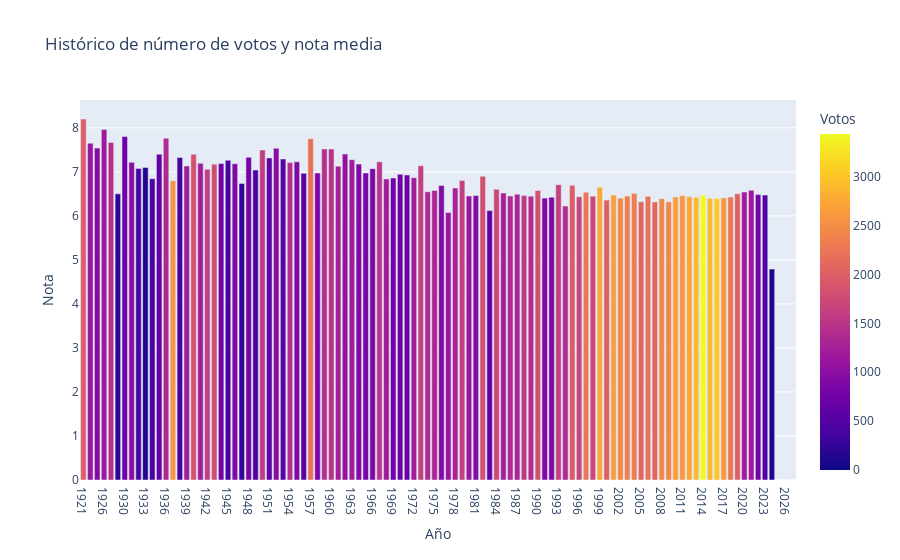

The code cell stored with this chart in its notebook:
### Markdown cell above
**Gráfico 2, estudio que presenta la relación entre numero de votos y nota a lo largo del tiempo**

- En la _fig2_ observamos que, en líneas generales, las películas más antiguas, tienen menor número de votos y una nota media más alta en comparación con las películas actuales. 
- La escala de colores indica el número de votos de cada película.

### Code cell
#Gráfico que estudia la nota media de las películas y los votos a lo largo del tiempo

fig2 = px.bar(data_frame=df_medias, x='Año', y='Nota', hover_data=['Año'], color='Votos', title='Histórico de número de votos y nota media')

fig2.show()

### Figure 1 — Plotly figure (JSON) as saved in the notebook; plotly's stock layout.template omitted (floating-point values rounded to 4 significant figures)
{"data": [{"alignmentgroup": "True", "hovertemplate": "Año=%{x}<br>Nota=%{y}<br>Votos=%{marker.color}<extra></extra>", "legendgroup": "", "marker": {"color": [1991, 1120.0, 923.5, 1168, 1428, 223, 749, 979.1, 405, 135, 445.3, 606.5, 1364.0, 2551.0, 401, 1214.0, 1854, 1202, 1624.0, 1796, 771, 411.4, 894.5, 277.4, 822.6, 450.5, 1581.0, 579.7, 973, 547.9, 1418.0, 895.1, 566.1, 2188.0, 866.8, 1430.0, 1464.0, 1249.0, 1063.0, 1201, 910.7, 841, 884.3, 1501.0, 1196.0, 742.4, 726.3, 692, 1218.0, 1618.0, 1366.0, 1321.0, 928.3, 1136.0, 1294.0, 1623.0, 1125.0, 958.1, 1820.0, 657.4, 1718.0, 1259.0, 1374.0, 1316.0, 1553.0, 1388.0, 1820.0, 913.1, 875.5, 1629.0, 1376.0, 1975.0, 1704.0, 2251.0, 1719.0, 2757.0, 2004.0, 2665.0, 2466.0, 2361.0, 2328.0, 2064.0, 2220.0, 2097.0, 2431.0, 2429.0, 2651.0, 2593.0, 2735.0, 2925.0, 3437.0, 2889.0, 3024.0, 2611.0, 2264.0, 2011.0, 1207.0, 1154.0, 794.4, 464.8, 125.4, 0, 0, 0], "coloraxis": "coloraxis", "pattern": {"shape": ""}}, "name": "", "offsetgroup": "", "orientation": "v", "showlegend": false, "textposition": "auto", "type": "bar", "x": ["1921", "1922", "1925", "1926", "1927", "1929", "1930", "1931", "1932", "1933", "1934", "1935", "1936", "1937", "1938", "1939", "1940", "1941", "1942", "1943", "1944", "1945", "1946", "1947", "1948", "1949", "1950", "1951", "1952", "1953", "1954", "1955", "1956", "1957", "1958", "1959", "1960", "1961", "1962", "1963", "1964", "1965", "1966", "1967", "1968", "1969", "1970", "1971", "1972", "1973", "1974", "1975", "1976", "1977", "1978", "1979", "1980", "1981", "1982", "1983", "1984", "1985", "1986", "1987", "1988", "1989", "1990", "1991", "1992", "1993", "1994", "1995", "1996", "1997", "1998", "1999", "2000", "2001", "2002", "2003", "2004", "2005", "2006", "2007", "2008", "2009", "2010", "2011", "2012", "2013", "2014", "2015", "2016", "2017", "2018", "2019", "2020", "2021", "2022", "2023", "2024", "2025", "2026", "2029"], "xaxis": "x", "y": [8.2, 7.652, 7.539, 7.961, 7.669, 6.5, 7.8, 7.216, 7.076, 7.1, 6.844, 7.4, 7.765, 6.798, 7.327, 7.134, 7.401, 7.193, 7.06, 7.174, 7.191, 7.263, 7.185, 6.737, 7.331, 7.041, 7.495, 7.316, 7.535, 7.292, 7.21, 7.228, 6.966, 7.751, 6.973, 7.521, 7.517, 7.13, 7.403, 7.275, 7.175, 6.973, 7.072, 7.227, 6.837, 6.86, 6.942, 6.929, 6.867, 7.138, 6.548, 6.578, 6.691, 6.075, 6.633, 6.801, 6.45, 6.464, 6.901, 6.12, 6.604, 6.517, 6.452, 6.492, 6.46, 6.447, 6.577, 6.403, 6.425, 6.708, 6.223, 6.693, 6.433, 6.538, 6.447, 6.648, 6.358, 6.475, 6.404, 6.453, 6.509, 6.319, 6.445, 6.317, 6.39, 6.32, 6.429, 6.456, 6.432, 6.423, 6.466, 6.398, 6.392, 6.408, 6.426, 6.504, 6.542, 6.58, 6.483, 6.471, 4.79, 0, 0, 0], "yaxis": "y"}], "layout": {"barmode": "relative", "coloraxis": {"colorbar": {"title": {"text": "Votos"}}, "colorscale": [[0, "#0d0887"], [0.1111, "#46039f"], [0.2222, "#7201a8"], [0.3333, "#9c179e"], [0.4444, "#bd3786"], [0.5556, "#d8576b"], [0.6667, "#ed7953"], [0.7778, "#fb9f3a"], [0.8889, "#fdca26"], [1, "#f0f921"]]}, "legend": {"tracegroupgap": 0}, "title": {"text": "Histórico de número de votos y nota media"}, "xaxis": {"anchor": "y", "domain": [0, 1], "title": {"text": "Año"}}, "yaxis": {"anchor": "x", "domain": [0, 1], "title": {"text": "Nota"}}}}
